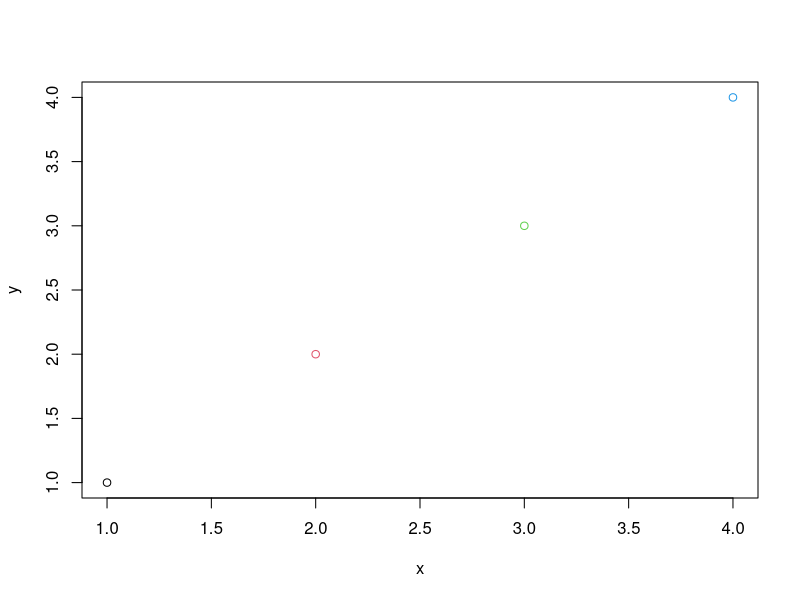

Here is the R script that generated this plot:
#' ---
#' title: "Biostatistical Computing, PHC 6068"
#' subtitle: "R function"
#' author: Zhiguang Huo (Caleb)
#' date: "Wed Aug 25, 2021"
#' output:
#'   slidy_presentation: default
#'   ioslides_presentation: default
#'   beamer_presentation: null
#' ---
#' 
#' Why do we need functions
#' ===
#' - If you repeat a procedure more than 2 times, you should consider make it as a function.
#'     - Save your work in the future.
#'     - Avoid mistakes.
#'     
#'     
#' 
#' Component of a R function
#' ===
#' 
#' - All R functions have three parts:
#'     - body(), the code inside the function
#'     - formals(), list of arguments which controls how you can call the function.
#'     - environment(), the map of the location of the function's variables.
#' 
## -------------------------------------------------------------------------
cubic <- function(x){
  return(x^3)
} 
## x: function argument
## cubic: function name

body(cubic)
formals(cubic)
environment(cubic)

#' 
#' 
#' 
#' Primitive functions
#' ===
#' - Primitive funcitons are exceptions to the rule.
#' - Primitive funcitons, like sum(), call C code directly .Primitive() and contain no R code.
#' - Primitive funcitons are only in the base package, they can be more efficient.
## -------------------------------------------------------------------------
sum
body(sum)
formals(sum)
environment(sum)

#' 
#' Example - Odds Ratio Function
#' ===
#' - Suppose we want to write a function that calculates the odds ratio $\theta$ of a 2 x 2 contingency table and the asymptotic confidence interval for $\theta$.
#' 
#' ![](../figure/oddsRatioTable.png)
#' 
#' 
#' - Sample odds ratio, 
#'    $$\hat{\theta}=\frac{ad}{bc} $$ 
#' - The asymptotic standard error for $log(\hat{\theta})$ is $$SE(log\hat{\theta})=\sqrt{\frac{1}{a}+\frac{1}{b}+\frac{1}{c}+\frac{1}{d}} $$ 
#' - The asymptotic 100(1-$\alpha$)\% confidence interval for $log\hat{\theta}$ is, $$ log\hat{\theta} \pm z_{\alpha/2}SE(log\hat{\theta}) $$
#' - Exponentiate the upper and lower bounds to get a confidence interval for $\theta$.
#'    
#'     
#' 
#' Example - Odds Ratio Function
#' ===
#' - Consider the following data that describes the relationship between myocardial infarction and aspirin use (Agresti 1996). 
## -------------------------------------------------------------------------
X <- matrix(c(189, 104, 10845, 10933), nrow=2,
            dimnames=list(Treatment=c("Placebo","Aspirin"), 
                          "Myocardial Infarction"=c("Yes", "No")))
X

#' 
#' Returning Objects
#' ===
#' - Often we will want a function to return an object that can be assigned. The function for returning objects is return(). 
#' - The return() function prints and returns its arguments. 
#' 
## -------------------------------------------------------------------------
odds.ratio0 <- function(X){
  result <- X[1,1]*X[2,2]/(X[1,2]*X[2,1])
  return(result)
}
odds.ratio0(X)

#' 
#' Returning Objects
#' ===
#' - If the end of a function is reached without calling return(), the value of the last evaluated expression is returned and outputted.
#' 
## -------------------------------------------------------------------------
odds.ratio1 <- function(X){
  X[1,1]*X[2,2]/(X[1,2]*X[2,1])
}
odds.ratio1(X)

#' 
#' - You can also omit {} if there is only one line for the body
#' 
## -------------------------------------------------------------------------
odds.ratio2 <- function(X) ## if the function has only one line, don't even need brackets
  X[1,1]*X[2,2]/(X[1,2]*X[2,1])

odds.ratio2(X)

#' 
#' 
#' 
#' Return multiple variables
#' ===
#' - A list is often a good tool for returning multiple objects.
## -------------------------------------------------------------------------
odds.ratio <- function(X, conf.level=0.95){
  OR <- X[1,1]*X[2,2]/(X[1,2]*X[2,1])
  logOR.SE <- sqrt(sum(1/X))
  
  alpha <- 1 - conf.level
  CI.lower <- exp(log(OR) - qnorm(1 - alpha/2)*logOR.SE)
  CI.upper <- exp(log(OR) + qnorm(1 - alpha/2)*logOR.SE)
  # qnorm returns the quantiles of a Gaussian distribution.
  
  out <- list(OR=OR, CI=c(CI.lower, CI.upper), conf.level=conf.level)
  return(out)
}
odds.ratio(X)
odds.ratio(X)$OR

#' 
#' tracking progress of a function
#' ===
#' - The cat() and print() functions can be used to output results; 
#'     - the cat() function gives more control over the appearance of the output. 
#' 
## -------------------------------------------------------------------------
odds.ratio <- function(X, conf.level=0.95){
  cat("calculating odds ratio...","\n")
  OR <- X[1,1]*X[2,2]/(X[1,2]*X[2,1])
  logOR.SE <- sqrt(sum(1/X))
  
  cat("calculating confidence interval...","\n")
  alpha <- 1 - conf.level
  CI.lower <- exp(log(OR) - qnorm(1 - alpha/2)*logOR.SE)
  CI.upper <- exp(log(OR) + qnorm(1 - alpha/2)*logOR.SE)
  
  cat("done, returning output...","\n")
  out <- list(OR=OR, CI=c(CI.lower, CI.upper), conf.level=conf.level)
  return(out)
}
out <- odds.ratio(X)

#' 
#' 
#' Verifying Arguments
#' ===
#' - If you are writing a function for others to use it is often a good idea to include code that verifies that the appropriate arguments were entered.
#' - If an argument value is not valid we want to stop executing the expression and return an error message.
#'      - missing(): Can be used to test whether a value was specified as an argument to a function; returns TRUE if a value is not specified and FALSE if a value is specified.
#'      - stop(): Stop execution of the current expression and prints an error.
#'      - warning(): Generate a warning message.
#'      - message(): Generate a diagnostic message.
#'      - stopifnot(): If any of the arguments are not all TRUE then stop() is called and an error message is produced that indicates the first element of the argument list that is not TRUE. 
#' 
#' examples for verifying arguments
#' ===
## -------------------------------------------------------------------------
odds.ratio <- function(X, conf.level=0.95){
  stopifnot(!missing(X), is.matrix(X),dim(X)==c(2,2),X>0)

  cat("calculating odds ratio...","\n")
  OR <- X[1,1]*X[2,2]/(X[1,2]*X[2,1])
  logOR.SE <- sqrt(sum(1/X))
  
  cat("calculating confidence interval...","\n")
  alpha <- 1 - conf.level
  CI.lower <- exp(log(OR) - qnorm(1 - alpha/2)*logOR.SE)
  CI.upper <- exp(log(OR) + qnorm(1 - alpha/2)*logOR.SE)
  
  cat("done, returning output...","\n")
  out <- list(OR=OR, CI=c(CI.lower, CI.upper), conf.level=conf.level)
  return(out)
}
out <- odds.ratio(X)

#' 
#' 
#' Try catch
#' ===
#' 
#' tryCatch function allows your code to be excuted even error exists
#' 
## -------------------------------------------------------------------------
# result = tryCatch({
#     expr
# }, warning = function(w) {
#     warning-handler-code
# }, error = function(e) {
#     error-handler-code
# }
# )

#' 
#' - success
## -------------------------------------------------------------------------
result = tryCatch({
  2^6
}, warning = function(w) {
  print(paste("MY_WARNING:  ",w))
  return("warning")
}, error = function(e) {
  print(paste("MY_ERROR:  ",e))
  return("error")
}
)
result

#' 
#' ---
#' 
#' - warning
#' 
## -------------------------------------------------------------------------
result = tryCatch({
  1:3 + 1:2
}, warning = function(w) {
  print(paste("MY_WARNING:  ",w))
  return("warning")
}, error = function(e) {
  print(paste("MY_ERROR:  ",e))
  return("error")
}
)
result

#' 
#' ---
#' 
#' - error
#' 
## -------------------------------------------------------------------------
result = tryCatch({
  "A" + "B"
}, warning = function(w) {
  print(paste("MY_WARNING:  ",w))
  return("warning")
}, error = function(e) {
  print(paste("MY_ERROR:  ",e))
  return("error")
}
)
result

#' 
#' 
#' 
#' 
#' Lexical scoping for R functions
#' ===
#' 
#' Scoping is the set of rules that govern how R looks up the value of a symbol.
#' 
#' - Name masking
#' - fresh start
#' - dynamic lookup
#' 
#' Name masking
#' ===
#' 
#' - If a function doesn't find a variable/function inside a function, it will search one level up
## -------------------------------------------------------------------------
x <- 1
h <- function(){
  y <- 2
  i <- function(){
    z <- 3
    c(x, y, z)
  }
  i()
}

h()

#' 
#' 
#' A fresh start
#' ===
#' 
## -------------------------------------------------------------------------
j <- function(){
  if(!exists("a")){
    a <- 1
  } else {
    a <- a + 1
  }
  print(a)
}
j()
j()

#' 
#' Dynamic lookup
#' ===
#' 
## -------------------------------------------------------------------------
x <- 15
f <- function() x
f()

x <- 20
f()

#' Every operation is a function call 
#' ===
#' 
#' - infix operators: +, -, *, /
## -------------------------------------------------------------------------
x <- 10; y <- 5; 
x + y
'+'(x, y)

#' 
#' - Control flow operators: for, if while
## -------------------------------------------------------------------------
for(i in 1:2) cat(i,' ')
'for'(i, 1:2, cat(i,' '))

#' 
#' - Subsetting operator
## -------------------------------------------------------------------------
x <- 1:10; x[3]
'['(x,3)

#' 
#' 
#' Other infix functions
#' ===
#' 
## -------------------------------------------------------------------------
## %%: Remainder operator
5 %% 3
## %/%: Integer division
5 %/% 3
## %*% Matrix multiplication
## to be discussed in the future.

## %o% Outer product
1:2 %o% 1:3

## %in% Match operator
c(1,2,3,4,5,6) %in% c(2,6,8)


#' 
#' 
#' Function arguments -- default value
#' ===
#' - default argument of a function can be defined in the function formals
## -------------------------------------------------------------------------
f <- function(arg, brg=10) 
  list(arg = arg, brg = brg)
str(f(arg=2, brg=10))
str(f(arg=2)) 

#' 
#' - revisit = and <-
#'     - = can be used for assigning value and specifying function argument
#'     - <- can only be used for assigning value.
#' 
#' 
#' Function arguments
#' ===
#' - How to specify function arguments
#'     - complete name
#'     - partial name
#'     - by position
#' - Arguments match order 
#'     1. first by exact name (perfect matching), 
## -------------------------------------------------------------------------
f <- function(arg, brg=10) 
  list(arg = arg, brg = brg)
str(f(arg=2, brg=10))

#' 
#' ---
#' 
#'     2. then by prefix matching, 
## -------------------------------------------------------------------------
f <- function(arg, brg=10) 
  list(arg = arg, brg = brg)
str(f(b=10, ar=2))

#'     3. finally by position matching
## -------------------------------------------------------------------------
f <- function(arg, brg=10) 
  list(a = arg, b = brg)
str(f(2, 10))

#' 
#' 
#' function calling habits
#' ===
#' - good calls
## -------------------------------------------------------------------------
mean(1:10); mean(1:10, trim = 0.05)

#' 
#' - overkill
## -------------------------------------------------------------------------
mean(x=1:10)

#' 
#' - confusing
## -------------------------------------------------------------------------
mean(1:10, n = T); mean(1:10, , FALSE); mean(1:10, 0.05); mean(, TRUE, x = c(1:10, NA))

#' 
#' 
#' Extra argument: ...
#' ===
#' 
#' - ...: allows variability in the arguments given to R functions
#' - First check the function argument of plot()
#' - We will create a new function which will pass extra argument to another function
## -------------------------------------------------------------------------
myPlot <- function(x,y,...){
  plot(x,y,...)
}
myPlot(1:4,1:4,col=1:4)

#' 
#' 
#' calling a function given a list of arguments
#' ===
#' - If you have a list of function arguments: 
#'     - args <- list(1:10, na.rm=TRUE)
#' - How could you then send that list to mean()? 
#'     - Need do.call()
## -------------------------------------------------------------------------
do.call(mean, list(1:10, na.rm=TRUE))
mean(1:10, na.rm=TRUE)

#' 
#' 
#' R path function
#' ===
#' 
#' - getwd(): get current working directory
## -------------------------------------------------------------------------
getwd()

#' 
#' - setwd(): set current working directly
## -------------------------------------------------------------------------
WD0 <- getwd()
setwd("~") ## ~ represent user home directly 
getwd()
setwd(WD0)
getwd()

#' 
#' Directory information
#' ===
#' 
#' - dir(): show all files available under current working directory.
## -------------------------------------------------------------------------
dir()
dir("~")

#' 
#' ---
#' 
#' - file.exist(): check a certain filename already
#' 
## -------------------------------------------------------------------------
file.exists("result.Rdata")
file.exists("amatrix.csv")

#' 
#' - dir.create(): create a new folder
## -------------------------------------------------------------------------
dir.create("tmp")
dir.create("tmp") # there is a warning message if the folder already exist.

#' 
#' - dir.exists(): chech if a directory already exists.
#' 
#' 
#' 
#' Time function - Keep track the time of your progress
#' ===
#' - Sys.time()
#' 
## -------------------------------------------------------------------------
start <- Sys.time()
sum(1:1e4)
end <- Sys.time()
end - start

start <- Sys.time()
result <- 0
for(i in 1:1e4){
  result <- result + i
}
result
end <- Sys.time()
end - start

#' 
#' Lazy Evaluation
#' ===
#' - R performs **lazy evaluation** of function arguments. The arguments are not evaluated until they are required.
#'     - Lazy evaluation can save time and memory if the arguments are not needed.
#'     - The function force() forces the evaluation of a function argument.
#' - Consider the function 
## -------------------------------------------------------------------------
f <- function(x, y=x){
  x <- x + 1
  return(y)
}
f(1)

#' - Since there is no argument for y, R evaluates the default value of y only when it is needed. 
## -------------------------------------------------------------------------
f <- function(x, y=x){
  force(y) # force to evaluate y.
  x <- x + 1
  return(y)
}
f(1)

#' 
#' 
#' Anonymous functions
#' ===
#' 
#' - You use an anonymous function when it's not worth the effort to give it a name
#' - Like all functions in R, anonymous functions have formals(), body() and a parent environment()
#' 
## -------------------------------------------------------------------------
function(x=4) g(x) + h(x)
formals(function(x=4) g(x) + h(x))
body(function(x=4) g(x) + h(x))
environment(function(x=4) g(x) + h(x))

#' 
#' Call functions from another library
#' ===
#' - You can use functions from other packages by library
## -------------------------------------------------------------------------
library(survival)

## seek for help about the survival package
help(package=survival)

## get help for a specific function
?coxph

## head(coxph)
## args(coxph)
## coxph


detach("package:survival", unload=TRUE) ## remove survival package from R loaded environment

#' 
#' 
#' Environments
#' ===
#' - Only introduce the basic structure of R environments.
#' - Refer to Chapter 8 of Advanced R book for details.
#' [http://adv-r.had.co.nz/Environments.html](http://adv-r.had.co.nz/Environments.html)
#' 
#' 
#' Basic Environments
#' ===
#' - The job of an environment is to associate, or bind, a set of names to a set of values.
#' - You can think of an environment as a bag of names.
## -------------------------------------------------------------------------
e <- new.env()
e$a <- FALSE
e$b <- "a"
e$c <- 2:3
e$d <- 1:3

#' ![](../figure/environment.png)
#' 
#' 
#' Basic environments
#' ===
#' 
#' Generally, an environment is similar to a list, with following important exceptions.
#' 
#' - Every object in an environment has a unique name.
#' - The objects in an environment are not ordered.
#' - An environment has a parent.
#' 
#' There are four special environments:
#' 
#' - The globalenv(), or global environemnt, is the interactive workspace which you normally work on. The parent of the global environment is the last package you attached.
#' - The baseenv(), or base environment, is the environment of the base package. Its parent is the empty environment.
#' - emptyenv(), or empty environment, is the ultimate ancestor of all environments, and the only environment without a parent.
#' - environment() is the current environment.
#' 
#' 
#' Environment search path
#' ===
#' 
#' ![](../figure/searchPath.png)
#' 
## -------------------------------------------------------------------------
search() ## lists all parents of the global environment.
parent.env(globalenv())

#' 
#' Load a new package
#' ===
## -------------------------------------------------------------------------
library(mclust)
search() ## lists all parents of the global environment.

#' 
#' Load a new package 2
#' ===
#' 
## -------------------------------------------------------------------------
environment(combn)
library(combinat)
search() ## lists all parents of the global environment.

#' 
#' ---
#' 
## -------------------------------------------------------------------------
environment(combn)
environment(utils::combn)
environment(combinat::combn)

#' 
#' - Use :: to specify namespace
#' 
#' Function utility searching (optional)
#' ===
## -------------------------------------------------------------------------
x <- matrix(1:4,nrow=2,ncol=2)
nrow
nrow(x)
dim(x)
dim <- function() c(1,1)
## guess what is nrow(x)

#' 
#' ---
#' 
## -------------------------------------------------------------------------
nrow(x) ## A function in a package will always use the utilities within its namespace first
## this is how R prevents external/global functions from affecting utilities functions inside a package
environment(nrow)
environment(dim)
environment(base::dim)

#' 
#' 
#' ![](../figure/dim_ncol.png)
#' 
#' 
#' 
#' 
#' References
#' ===
#' 
#' - [http://adv-r.had.co.nz](http://adv-r.had.co.nz)
#' - [http://www.stat.cmu.edu/~ryantibs/statcomp/](http://www.stat.cmu.edu/~ryantibs/statcomp/)
#' 
#' 
#' 
